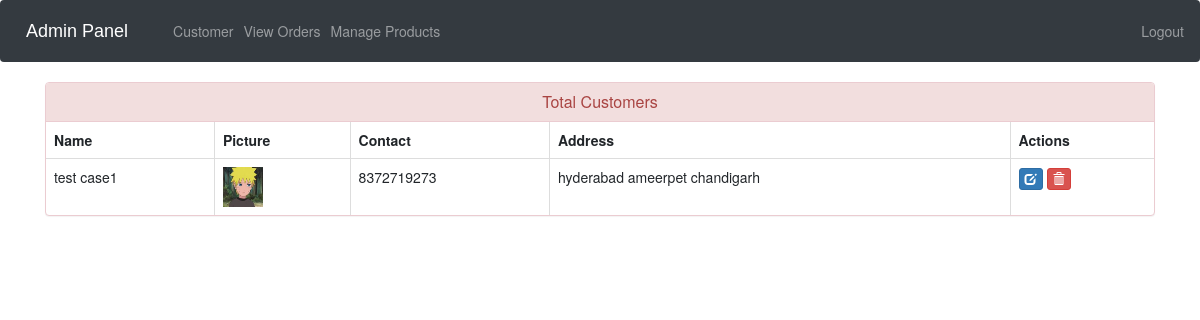
The app's page /view-customer (signed in) with its own data.
### ecom/models.py (models this page shows, shortened)
class Customer(models.Model):
    user=models.OneToOneField(User,on_delete=models.CASCADE)
    profile_pic= models.ImageField(upload_to='profile_pic/CustomerProfilePic/',null=True,blank=True)
    address = models.CharField(max_length=40)
    mobile = models.CharField(max_length=20,null=False)
    @property
    def get_name(self):
        return self.user.first_name+" "+self.user.last_name

### ecom/views.py (the view)
# urls.py: path('view-customer', views.view_customer_view,name='view-customer'),
@login_required(login_url='adminlogin')
def view_customer_view(request):
    customers=models.Customer.objects.all()
    return render(request,'ecom/view_customer.html',{'customers':customers})

### templates/ecom/view_customer.html (shortened to what this page needs)
{% extends 'ecom/admin_base.html' %}
{% load static %}
{% block content %}
<head>
  <link href="//netdna.bootstrapcdn.com/bootstrap/3.0.0/css/bootstrap.min.css" rel="stylesheet" id="bootstrap-css">
</head>
<div class="container">
  <div class="panel panel-danger">
    <div class="panel-heading">
      <h6 class="panel-title">Total Customers</h6>
    </div>
    <table class="table table-hover table-bordered" id="dev-table">
      <thead>
        <tr>
          <th>Name</th>
          <th>Picture</th>
          <th>Contact</th>
          <th>Address</th>
          <th>Actions</th>
        </tr>
      </thead>
      {% for c in customers %}
      <tr>
        <td> {{c.get_name}}</td>
        <td> <img src="{% static c.profile_pic.url %}" alt="Profile Pic" height="40px" width="40px" /></td>
        <td>{{c.mobile}}</td>
        <td>{{c.address}}</td>
        <td><a class="btn btn-primary btn-xs" href="{% url 'update-customer' c.id  %}"><span class="glyphicon glyphicon-edit"></span></a>
        <a class="btn btn-danger btn-xs" href="{% url 'delete-customer' c.id  %}"><span class="glyphicon glyphicon-trash"></span></a></td>
      </tr>
      {% endfor %}
    </table>
  </div>
</div>
{% endblock content %}

### templates/ecom/view_customer.html (style rules this page uses)
a:link { text-decoration: none; }
h6 { text-align: center; }

### records on screen
Customer: get_name "test case1", profile_pic (picture), mobile "8372719273", address "hyderabad ameerpet chandigarh"
